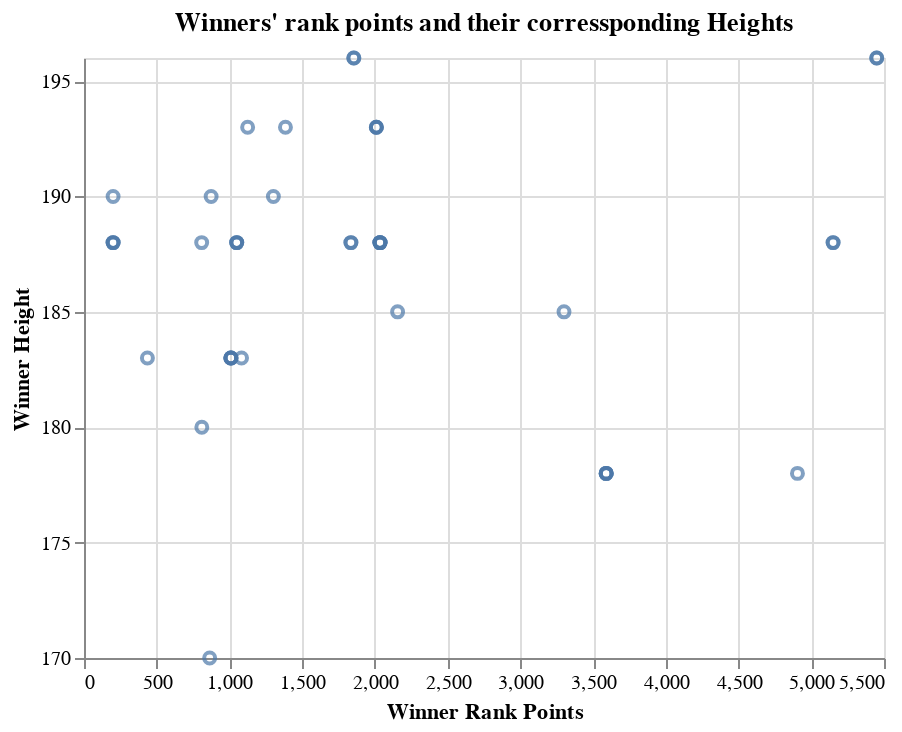

Notebook source saved alongside this figure:
### Code cell
import altair as alt

x = 'Winner Rank Points'
y = 'Winner Height'

plot = alt.Chart(tennis_data_3).mark_point().encode(
    x = alt.X("Winner Rank Points", scale=alt.Scale(zero=False)),
    y = alt.Y("Winner Height", scale=alt.Scale(zero=False))
).properties(
    title = "Winners' rank points and their corressponding Heights"
)
plot

### Figure 1 — Vega-Lite specification as saved in the notebook (floating-point values rounded to 4 significant figures)
{"config": {"view": {"continuousWidth": 400, "continuousHeight": 300}}, "data": {"name": "data-6a571f20c006927d3c4b28e625e3b00b"}, "mark": "point", "encoding": {"x": {"field": "Winner Rank Points", "scale": {"zero": false}, "type": "quantitative"}, "y": {"field": "Winner Height", "scale": {"zero": false}, "type": "quantitative"}}, "title": "Winners' rank points and their corressponding Heights", "$schema": "https://vega.github.io/schema/vega-lite/v4.17.0.json", "datasets": {"data-6a571f20c006927d3c4b28e625e3b00b": [{"Location": "Brisbane", "Winner Rank Points": 3590.0, "Winner Height": 178.0}, {"Location": "Brisbane", "Winner Rank Points": 3590.0, "Winner Height": 178.0}, {"Location": "Brisbane", "Winner Rank Points": 200.0, "Winner Height": 188.0}, {"Location": "Brisbane", "Winner Rank Points": 1050.0, "Winner Height": 188.0}, {"Location": "Brisbane", "Winner Rank Points": 3590.0, "Winner Height": 178.0}, {"Location": "Brisbane", "Winner Rank Points": 200.0, "Winner Height": 188.0}, {"Location": "Brisbane", "Winner Rank Points": 1855.0, "Winner Height": 196.0}, {"Location": "Brisbane", "Winner Rank Points": 1050.0, "Winner Height": 188.0}, {"Location": "Brisbane", "Winner Rank Points": 1835.0, "Winner Height": 188.0}, {"Location": "Brisbane", "Winner Rank Points": 3590.0, "Winner Height": 178.0}, {"Location": "Brisbane", "Winner Rank Points": 200.0, "Winner Height": 188.0}, {"Location": "Brisbane", "Winner Rank Points": 200.0, "Winner Height": 190.0}, {"Location": "Brisbane", "Winner Rank Points": 1855.0, "Winner Height": 196.0}, {"Location": "Brisbane", "Winner Rank Points": 1125.0, "Winner Height": 193.0}, {"Location": "Brisbane", "Winner Rank Points": 1050.0, "Winner Height": 188.0}, {"Location": "Brisbane", "Winner Rank Points": 1835.0, "Winner Height": 188.0}, {"Location": "Brisbane", "Winner Rank Points": 1083.0, "Winner Height": 183.0}, {"Location": "Brisbane", "Winner Rank Points": 810.0, "Winner Height": 180.0}, {"Location": "Brisbane", "Winner Rank Points": 1010.0, "Winner Height": 183.0}, {"Location": "Brisbane", "Winner Rank Points": 809.0, "Winner Height": 188.0}, {"Location": "Brisbane", "Winner Rank Points": 1302.0, "Winner Height": 190.0}, {"Location": "Brisbane", "Winner Rank Points": 436.0, "Winner Height": 183.0}, {"Location": "Brisbane", "Winner Rank Points": 1010.0, "Winner Height": 183.0}, {"Location": "Brisbane", "Winner Rank Points": 2010.0, "Winner Height": 193.0}, {"Location": "Brisbane", "Winner Rank Points": 5150.0, "Winner Height": 188.0}, {"Location": "Brisbane", "Winner Rank Points": 1010.0, "Winner Height": 183.0}, {"Location": "Brisbane", "Winner Rank Points": 5150.0, "Winner Height": 188.0}, {"Location": "Brisbane", "Winner Rank Points": 1010.0, "Winner Height": 183.0}, {"Location": "Brisbane", "Winner Rank Points": 2010.0, "Winner Height": 193.0}, {"Location": "Brisbane", "Winner Rank Points": 2010.0, "Winner Height": 193.0}, {"Location": "Brisbane", "Winner Rank Points": 1385.0, "Winner Height": 193.0}, {"Location": "Brisbane", "Winner Rank Points": 2156.0, "Winner Height": 185.0}, {"Location": "Brisbane", "Winner Rank Points": 2035.0, "Winner Height": 188.0}, {"Location": "Brisbane", "Winner Rank Points": 874.0, "Winner Height": 190.0}, {"Location": "Brisbane", "Winner Rank Points": 864.0, "Winner Height": 170.0}, {"Location": "Brisbane", "Winner Rank Points": 2035.0, "Winner Height": 188.0}, {"Location": "Brisbane", "Winner Rank Points": 3300.0, "Winner Height": 185.0}, {"Location": "Brisbane", "Winner Rank Points": 5450.0, "Winner Height": 196.0}, {"Location": "Brisbane", "Winner Rank Points": 4905.0, "Winner Height": 178.0}, {"Location": "Brisbane", "Winner Rank Points": 2035.0, "Winner Height": 188.0}, {"Location": "Brisbane", "Winner Rank Points": 5450.0, "Winner Height": 196.0}, {"Location": "Brisbane", "Winner Rank Points": 2035.0, "Winner Height": 188.0}, {"Location": "Brisbane", "Winner Rank Points": 2035.0, "Winner Height": 188.0}]}}
